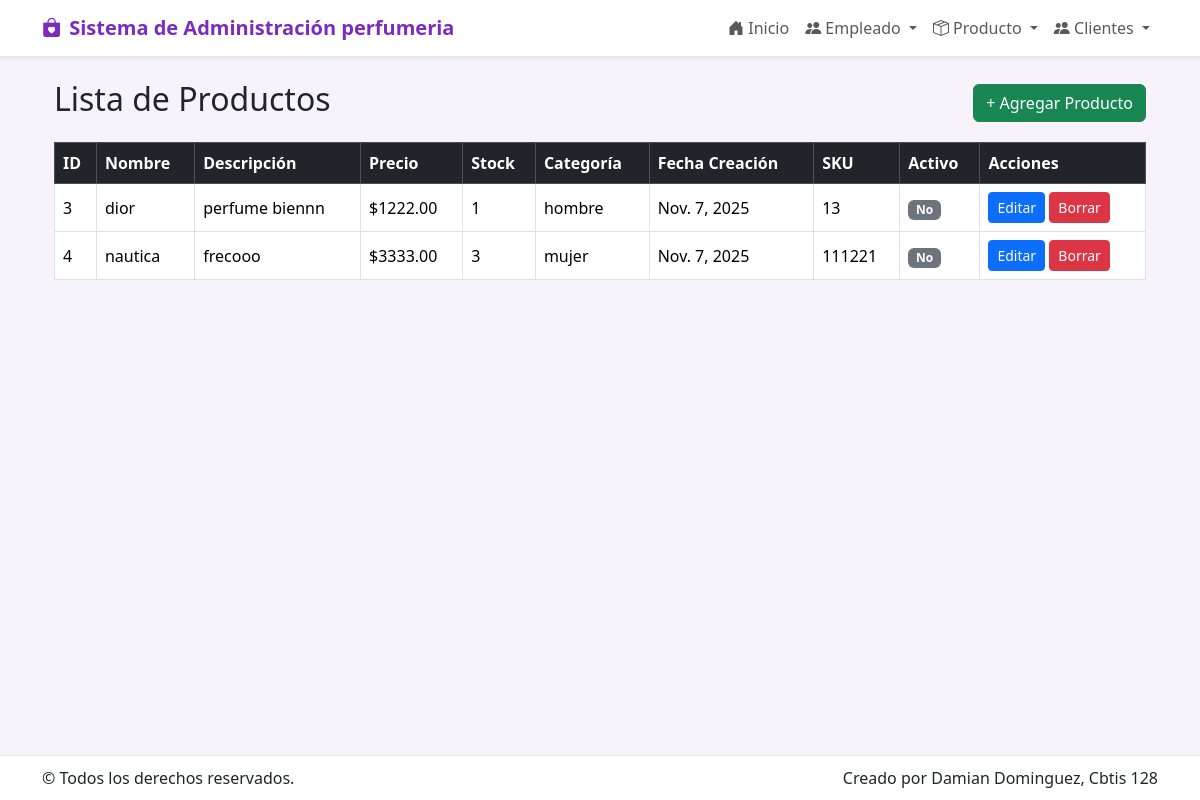
The page /producto/ on the database its author committed.
### app_perfumeria/models.py (models this page shows, shortened)
class Producto(models.Model):
    nombre = models.CharField(max_length=150, unique=True)
    descripcion = models.TextField(blank=True, null=True)
    precio = models.DecimalField(max_digits=10, decimal_places=2, default=0.00)
    stock = models.PositiveIntegerField(default=0)
    categoria = models.CharField(max_length=100, blank=True, null=True)
    fecha_creacion = models.DateField(auto_now_add=True)
    activo = models.BooleanField(default=True)
    sku = models.CharField(max_length=50, blank=True, null=True)

### app_perfumeria/views.py (the view)
# urls.py: path('producto/', views.ver_producto, name='ver_producto'),
def ver_producto(request):
    productos = Producto.objects.all().order_by('id')
    return render(request, 'producto/ver_producto.html', {'productos': productos})

### app_perfumeria/templates/producto/ver_producto.html (shortened to what this page needs)
{% extends 'base.html' %}
{% block content %}
<div class="container mt-4">
  <div class="d-flex justify-content-between align-items-center mb-3">
    <h2>Lista de Productos</h2>
    <a href="{% url 'agregar_producto' %}" class="btn btn-success">+ Agregar Producto</a>
  </div>
  <div class="table-responsive">
    <table class="table table-hover table-bordered align-middle">
      <thead class="table-dark">
        <tr>
          <th>ID</th>
          <th>Nombre</th>
          <th>Descripción</th>
          <th>Precio</th>
          <th>Stock</th>
          <th>Categoría</th>
          <th>Fecha Creación</th>
          <th>SKU</th>
          <th>Activo</th>
          <th>Acciones</th>
        </tr>
      </thead>
      <tbody>
        {% for p in productos %}
        <tr>
          <td>{{ p.id }}</td>
          <td>{{ p.nombre }}</td>
          <td>{{ p.descripcion|default:"-" }}</td>
          <td>${{ p.precio }}</td>
          <td>{{ p.stock }}</td>
          <td>{{ p.categoria|default:"-" }}</td>
          <td>{{ p.fecha_creacion }}</td>
          <td>{{ p.sku|default:"-" }}</td>
          <td>{% if p.activo %}<span class="badge bg-success">Sí</span>{% else %}<span class="badge bg-secondary">No</span>{% endif %}</td>
          <td>
            <a href="{% url 'actualizar_producto' p.id %}" class="btn btn-sm btn-primary">Editar</a>
            <a href="{% url 'borrar_producto' p.id %}" class="btn btn-sm btn-danger">Borrar</a>
          </td>
        </tr>
        {% empty %}
        <tr><td colspan="10" class="text-center">No hay productos registrados.</td></tr>
        {% endfor %}
      </tbody>
    </table>
  </div>
</div>
{% endblock %}

### app_perfumeria/templates/base.html (style rules this page uses)
:root { --morado: #7b2cbf; --rosa: #ff6bcb; --suave: #f8f2fb; }
body { background: var(--suave); }

### rows shown on the page
Producto: id "3", nombre "dior", descripcion "perfume biennn", precio "1222.00", stock "1", categoria "hombre", fecha_creacion "Nov. 7, 2025", sku "13", activo "No"
Producto: id "4", nombre "nautica", descripcion "frecooo", precio "3333.00", stock "3", categoria "mujer", fecha_creacion "Nov. 7, 2025", sku "111221", activo "No"
